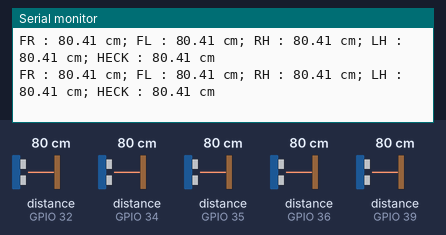
This sketch was run on a simulated ESP32. Shown: the last lines printed to the serial monitor. Wiring (inferred from the names in the program): 5 × ultrasonic range finder: trigger GPIO 5, echo GPIO 34 / trigger GPIO 16, echo GPIO 32 / trigger GPIO 17, echo GPIO 35 / trigger GPIO 18, echo GPIO 39 / trigger GPIO 19, echo GPIO 36. The test bench sets the inputs (shaded band); at power-on: distance to the obstacle (sensors on GPIO 32, GPIO 34, GPIO 35, GPIO 36, GPIO 39) 80 cm. The echo pulse lasts 58.3 µs per cm.

Above: at 1.2 s.
1.3 s: distance to the obstacle (sensor on GPIO 32) set to 2 cm
At 1.55 s:
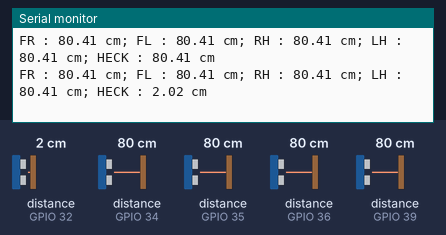
2.8 s: distance to the obstacle (sensor on GPIO 34) set to 2 cm
At 2.88 s:
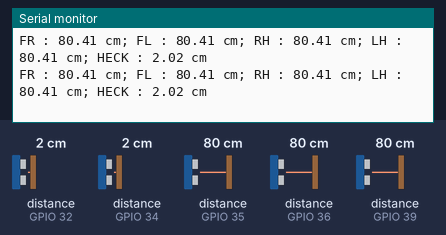
4.3 s: distance to the obstacle (sensor on GPIO 35) set to 2 cm
At 4.4 s:
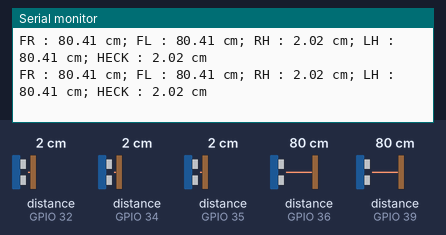
5.8 s: distance to the obstacle (sensor on GPIO 36) set to 2 cm
At 5.89 s:
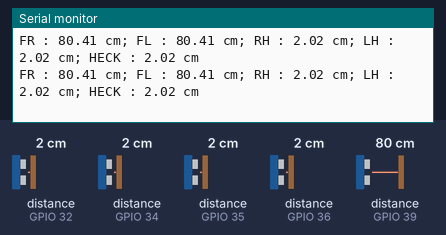
7.3 s: distance to the obstacle (sensor on GPIO 39) set to 2 cm
At 7.35 s:
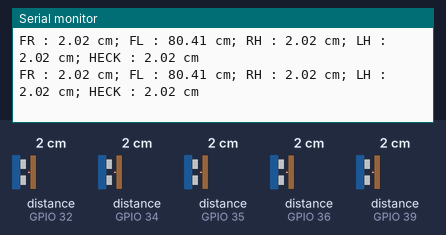
8.8 s: distance to the obstacle (sensor on GPIO 32) set to 4 cm
At 8.98 s:
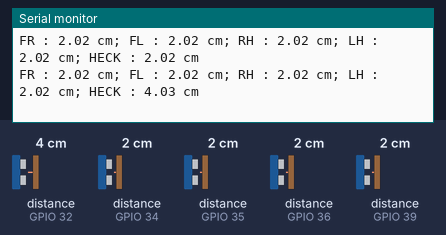
Timing chart, 0 to 11.3 s (numbered marks = the images above; inputs shaded):
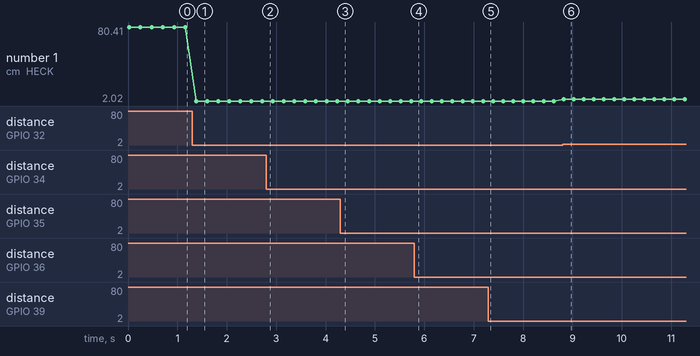

Measured:
- after the input at 1.3 s, the serial monitor: prints a new line after 0.08 s (image 1)
- after the input at 8.8 s, the serial monitor: prints a new line at once (image 6)
- plotted number 1: 80.41 → 2.02 after the input at 1.3 s, 2.02 → 4.03 after the input at 8.8 s

The sketch:

ultrasonicX5.ino
```cpp
// Define pins for the ultrasonic sensor
//Front Right
const int e_FR = 36;
const int t_FR = 19;

const int e_FL = 39;
const int t_FL = 18;

const int e_RH = 34;
const int t_RH = 5;

const int e_LH = 35;
const int t_LH = 17;

const int e_HE = 32;
const int t_HE = 16;

// Function prototype for reading sensor data
float readSensorData();

void setup() {
  // Begin serial communication at 115200 baud rate
  Serial.begin(115200);
  // Set echoPin as input and trigPin as output
  pinMode(e_FR, INPUT);
  pinMode(t_FR, OUTPUT);

  pinMode(e_FL, INPUT);
  pinMode(t_FL, OUTPUT);

  pinMode(e_RH, INPUT);
  pinMode(t_RH, OUTPUT);

  pinMode(e_LH, INPUT);
  pinMode(t_LH, OUTPUT);

  pinMode(e_HE, INPUT);
  pinMode(t_HE, OUTPUT);
  // Print sensor information to the serial monitor
  Serial.println("Ultrasonic sensor:");
}

void loop() {
  // Read distance from the ultrasonic sensor
  float distance_FR = readSensorData(e_FR,t_FR);
  float distance_FL = readSensorData(e_FL,t_FL);
  float distance_RH = readSensorData(e_RH,t_RH);
  float distance_LH = readSensorData(e_LH,t_LH);
  float distance_HE = readSensorData(e_HE,t_HE);
  // Print the measured distance to the serial monitor
  Serial.print("FR : ");
  Serial.print(distance_FR);
  Serial.print(" cm; ");
  Serial.print("FL : ");
  Serial.print(distance_FL);
  Serial.print(" cm; ");
  Serial.print("RH : ");
  Serial.print(distance_RH);
  Serial.print(" cm; ");
  Serial.print("LH : ");
  Serial.print(distance_LH);
  Serial.print(" cm; ");
  Serial.print("HECK : ");
  Serial.print(distance_HE);
  Serial.println(" cm");
  Serial.println("");
  // Delay between readings
  delay(200);
}

// Function to read data from the ultrasonic sensor
float readSensorData(int echo, int trigger) {
  // Trigger a low signal before sending a high signal
  digitalWrite(trigger, LOW);
  delayMicroseconds(2);
  // Send a 10-microsecond high signal to the trigPin
  digitalWrite(trigger, HIGH);
  delayMicroseconds(10);
  // Return to low signal
  digitalWrite(trigger, LOW);

  // Measure the duration of the high signal on the echoPin
  unsigned long microsecond = pulseIn(echo, HIGH);

  // Calculate the distance using the speed of sound (29.00µs per centimeter)
  float distance = microsecond / 29.00 / 2;

  // Return the calculated distance
  return distance;
}
```
